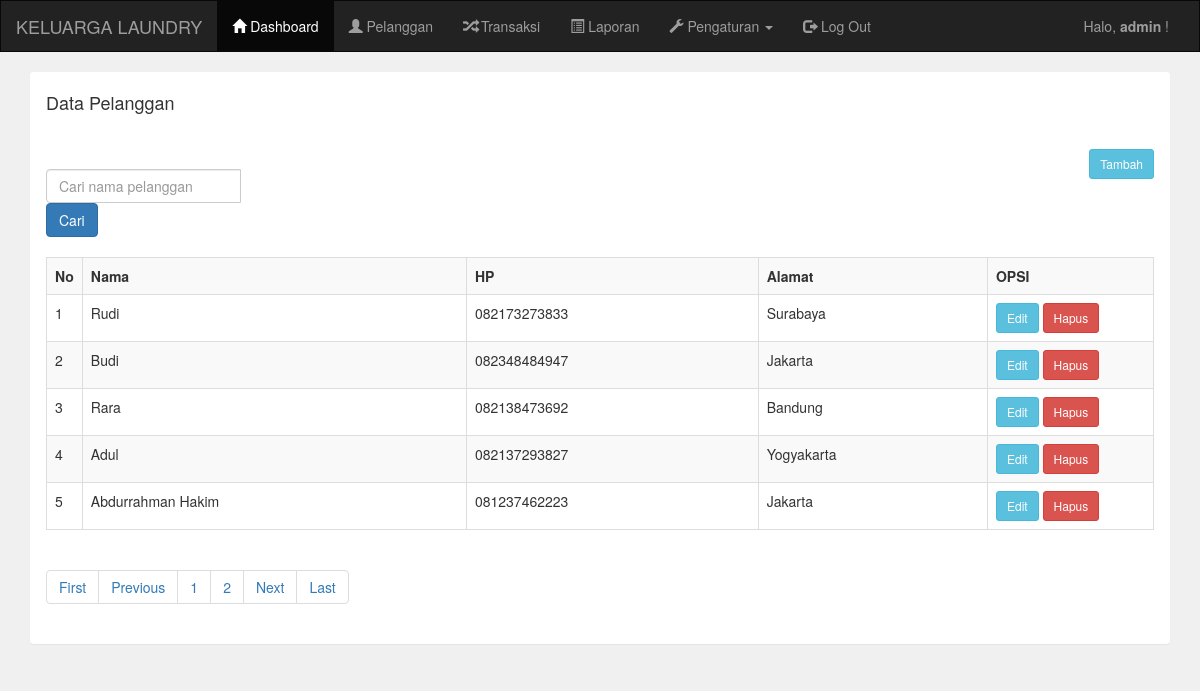
The page /admin/pelanggan.php (signed in) on the database its author committed.
### tables this page shows
CREATE TABLE `pelanggan` (
  `pelanggan_id` int(11) NOT NULL,
  `pelanggan_nama` varchar(255) DEFAULT NULL,
  `pelanggan_hp` varchar(255) DEFAULT NULL,
  `pelanggan_alamat` text DEFAULT NULL
);

### admin/pelanggan.php (the view, shortened to what this page needs)
<?php
include 'header.php';
include '../koneksi.php';
$cari = (isset($_GET['cari'])) ? $_GET['cari'] : '';
$query = "SELECT * FROM pelanggan WHERE pelanggan_nama LIKE '%$cari%' ";
$data = mysqli_query($koneksi, $query);
$jumlah_data = mysqli_num_rows(mysqli_query($koneksi, "SELECT * FROM pelanggan WHERE pelanggan_nama LIKE '%$cari%'"));
$jumlah_halaman = ceil($jumlah_data / 4);
?>
<div class="container">
    <div class="panel">
        <div class="panel-heading">
            <h4>Data Pelanggan</h4>
        </div>
        <div class="panel-body">
            <a href="pelanggan_tambah.php" class="btn btn-sm btn-info pull-right">Tambah</a>
            <br />
            <form action="" method="get">
                <div class="input-group mb-3">
                    <input type="text" class="form-control" name="cari" placeholder="Cari nama pelanggan" value="<?php echo $cari; ?>">
                    <div class="input-group-append">
                        <button class="btn btn-primary" type="submit">Cari</button>
                    </div>
                </div>
            </form>
            <br>
            <?php if ($jumlah_data > 0) : ?>
                <table class="table table-bordered table-striped">
                    <tr>
                        <th width="1%">No</th>
                        <th>Nama</th>
                        <th>HP</th>
                        <th>Alamat</th>
                        <th width="15%">OPSI</th>
                    </tr>
                    <?php
                    $no = 1;
                    while ($d = mysqli_fetch_array($data)) : ?>
                        <tr>
                            <td><?php echo $no++; ?></td>
                            <td><?php echo $d['pelanggan_nama']; ?></td>
                            <td><?php echo $d['pelanggan_hp']; ?></td>
                            <td><?php echo $d['pelanggan_alamat']; ?></td>
                            <td>
                                <a href="pelanggan_edit.php?id=<?php echo $d['pelanggan_id']; ?>" class="btn btn-sm btn-info">Edit</a>
                                <a href="pelanggan_hapus.php?id=<?php echo $d['pelanggan_id']; ?>" class="btn btn-sm btn-danger">Hapus</a>
                            </td>
                        </tr>
                    <?php endwhile; ?>
                </table>
                <?php if ($jumlah_halaman > 1) : ?>
                    <nav aria-label="Page navigation">
                        <ul class="pagination justify-content-center">
                            <li class="page-item">
                                <a class="page-link" href="?halaman=1">First</a>
                            </li>
                            <li class="page-item">
                                <a class="page-link" href="?halaman=<?php echo $halaman - 1; ?>">Previous</a>
                            </li>
                            <?php for ($i = 1; $i <= $jumlah_halaman; $i++) : ?>
                                <li class="page-item <?php if ($halaman == $i) {
                                                            echo 'active';
                                                        } ?>">
                                    <a class="page-link" href="?halaman=<?php echo $i; ?>"><?php echo $i; ?></a>
                                </li>
                            <?php endfor; ?>
                            <li class="page-item">
                                <a class="page-link" href="?halaman=<?php echo $halaman + 1; ?>">Next</a>
                            </li>
                            <li class="page-item">
                                <a class="page-link" href="?halaman=<?php echo $jumlah_halaman; ?>">Last</a>
                            </li>
                        </ul>
                    </nav>
                <?php endif; ?>
            <?php else : ?>
                <p>Data pelanggan tidak ditemukan.</p>
            <?php endif; ?>
        </div>
    </div>
</div>
<?php include 'footer.php'; ?>

### rows shown on the page
pelanggan: pelanggan_nama "Rudi", pelanggan_hp "082173273833", pelanggan_alamat "Surabaya"
pelanggan: pelanggan_nama "Budi", pelanggan_hp "082348484947", pelanggan_alamat "Jakarta"
pelanggan: pelanggan_nama "Rara", pelanggan_hp "082138473692", pelanggan_alamat "Bandung"
pelanggan: pelanggan_nama "Adul", pelanggan_hp "082137293827", pelanggan_alamat "Yogyakarta"
pelanggan: pelanggan_nama "Abdurrahman Hakim", pelanggan_hp "081237462223", pelanggan_alamat "Jakarta"

### other values the page prints
$_SESSION['username'] "admin"
